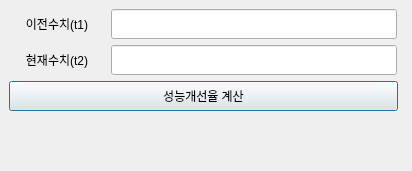
<?xml version="1.0" encoding="UTF-8"?>
<ui version="4.0">
 <class>Dialog</class>
 <widget class="QDialog" name="Dialog">
  <property name="geometry">
   <rect>
    <x>0</x>
    <y>0</y>
    <width>412</width>
    <height>171</height>
   </rect>
  </property>
  <property name="windowTitle">
   <string>performance improvement calculation</string>
  </property>
  <property name="windowIcon">
   <iconset resource="../resources/theme/MyTool_rc.qrc">
    <normaloff>:/WdgPIC</normaloff>:/WdgPIC</iconset>
  </property>
  <widget class="QLabel" name="label">
   <property name="geometry">
    <rect>
     <x>9</x>
     <y>9</y>
     <width>96</width>
     <height>30</height>
    </rect>
   </property>
   <property name="minimumSize">
    <size>
     <width>0</width>
     <height>30</height>
    </size>
   </property>
   <property name="text">
    <string>이전수치(t1)</string>
   </property>
   <property name="alignment">
    <set>Qt::AlignCenter</set>
   </property>
  </widget>
  <widget class="QLineEdit" name="txt_t1">
   <property name="geometry">
    <rect>
     <x>111</x>
     <y>9</y>
     <width>286</width>
     <height>30</height>
    </rect>
   </property>
   <property name="minimumSize">
    <size>
     <width>0</width>
     <height>30</height>
    </size>
   </property>
  </widget>
  <widget class="QLabel" name="label_2">
   <property name="geometry">
    <rect>
     <x>9</x>
     <y>45</y>
     <width>96</width>
     <height>30</height>
    </rect>
   </property>
   <property name="minimumSize">
    <size>
     <width>0</width>
     <height>30</height>
    </size>
   </property>
   <property name="text">
    <string>현재수치(t2)</string>
   </property>
   <property name="alignment">
    <set>Qt::AlignCenter</set>
   </property>
  </widget>
  <widget class="QLineEdit" name="txt_t2">
   <property name="geometry">
    <rect>
     <x>111</x>
     <y>45</y>
     <width>286</width>
     <height>30</height>
    </rect>
   </property>
   <property name="minimumSize">
    <size>
     <width>0</width>
     <height>30</height>
    </size>
   </property>
  </widget>
  <widget class="QLabel" name="lb_result">
   <property name="geometry">
    <rect>
     <x>9</x>
     <y>117</y>
     <width>386</width>
     <height>41</height>
    </rect>
   </property>
   <property name="text">
    <string/>
   </property>
   <property name="alignment">
    <set>Qt::AlignCenter</set>
   </property>
  </widget>
  <widget class="QPushButton" name="btnRun">
   <property name="geometry">
    <rect>
     <x>9</x>
     <y>81</y>
     <width>389</width>
     <height>30</height>
    </rect>
   </property>
   <property name="minimumSize">
    <size>
     <width>0</width>
     <height>30</height>
    </size>
   </property>
   <property name="text">
    <string>성능개선율 계산</string>
   </property>
  </widget>
 </widget>
 <resources>
  <include location="../resources/theme/MyTool_rc.qrc"/>
 </resources>
 <connections/>
</ui>
